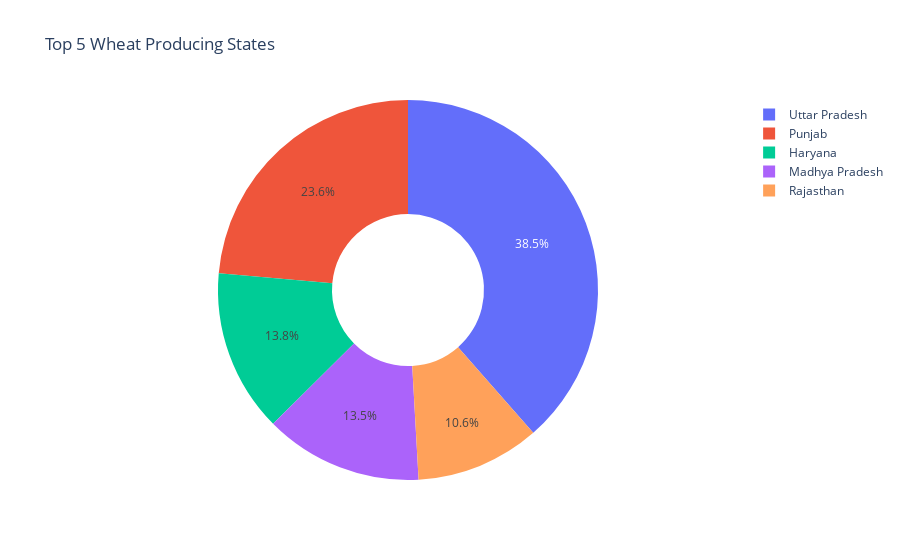

Here is the notebook cell this chart was saved with:
### Code cell
# 2. Top 5 Wheat Producing States (Donut Chart)
wheat_states = df.groupby("state_name")["wheat_production_1000_tons"].sum().nlargest(5).reset_index()
fig2 = px.pie(
    wheat_states,
    names="state_name",
    values="wheat_production_1000_tons",
    title="Top 5 Wheat Producing States",
    hole=0.4
)

fig2.show()

### Figure 1 — Plotly figure (JSON) as saved in the notebook; plotly's stock layout.template omitted (floating-point values rounded to 4 significant figures)
{"data": [{"domain": {"x": [0, 1], "y": [0, 1]}, "hole": 0.4, "hovertemplate": "state_name=%{label}<br>wheat_production_1000_tons=%{value}<extra></extra>", "labels": ["Uttar Pradesh", "Punjab", "Haryana", "Madhya Pradesh", "Rajasthan"], "legendgroup": "", "name": "", "showlegend": true, "type": "pie", "values": [970200.0, 593800.0, 348400.0, 338600.0, 266000.0]}], "layout": {"legend": {"tracegroupgap": 0}, "title": {"text": "Top 5 Wheat Producing States"}}}
